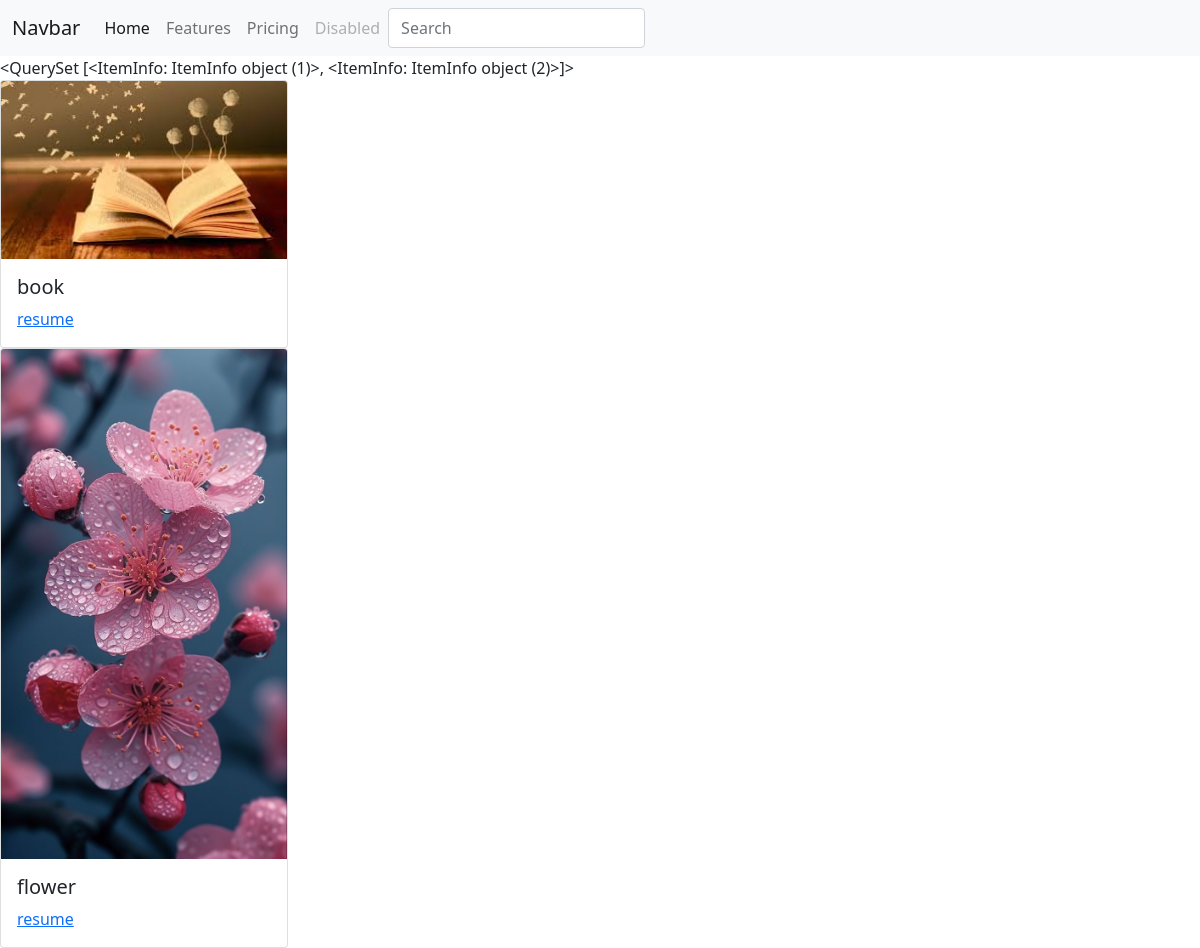
/showdata/, run on an earlier commit of the app's database.
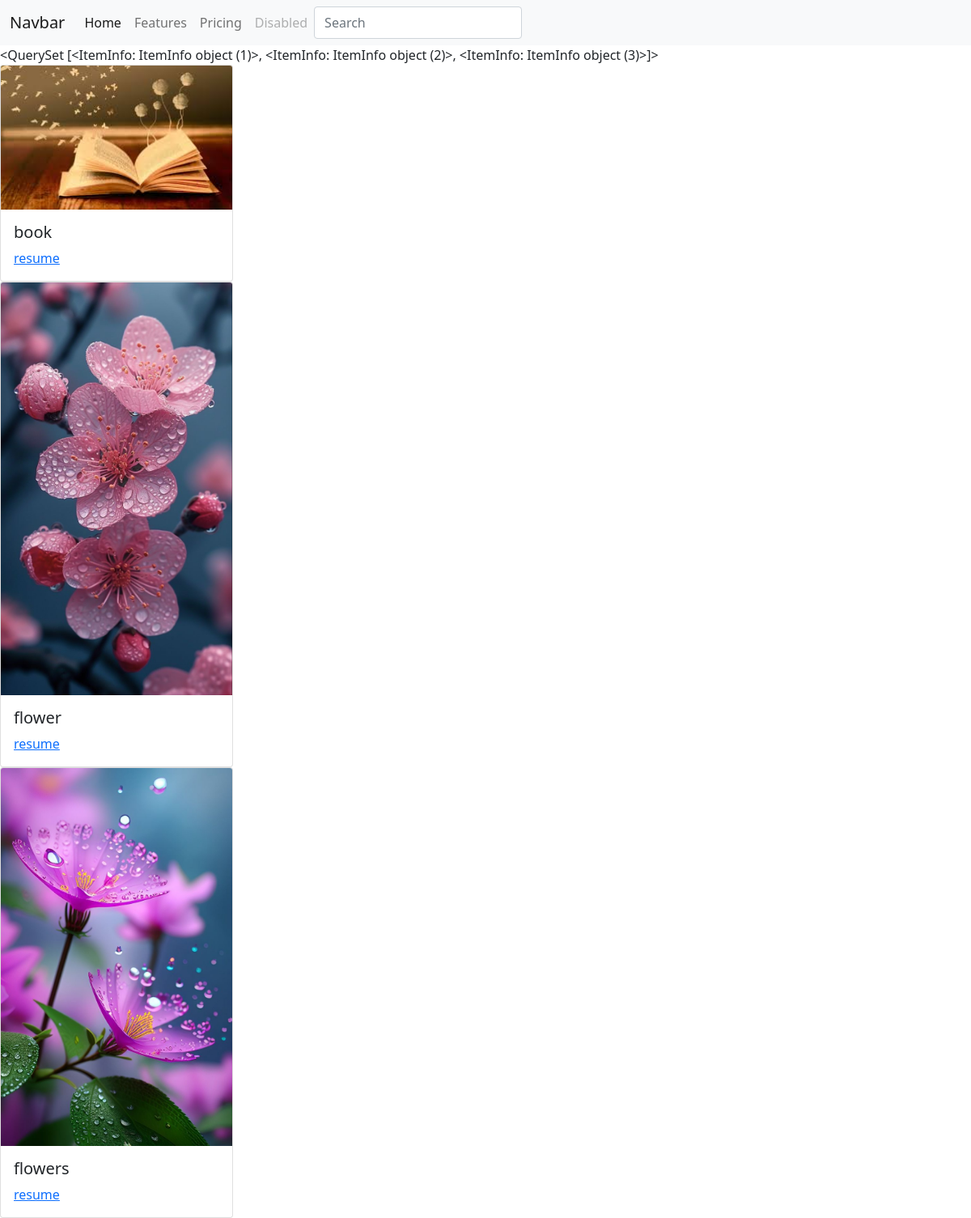
And on a later commit of the database.
### app/models.py (models this page shows)
class ItemInfo(models.Model):
    item_name=models.CharField(max_length=50)
    item_desc=models.CharField(max_length=50)
    item_price=models.IntegerField()
    item_image=models.ImageField(upload_to="image")
    item_file=models.FileField(upload_to="file")

### app/views.py (the view)
# urls.py: path("showdata/",showdata,name="showdata")
def showdata(request):
    data=ItemInfo.objects.all()
    return render(request,'dashboard.html',{'data':data})

### app/templates/dashboard.html (shortened to what this page needs)
<!DOCTYPE html>
<html lang="en">
<head>
    <link href="https://cdn.jsdelivr.net/npm/bootstrap@5.0.2/dist/css/bootstrap.min.css" rel="stylesheet">
</head>
<body>
    <nav class="navbar navbar-expand-lg navbar-light bg-light">
        <div class="container-fluid">
          <a class="navbar-brand" href="#">Navbar</a>
          <div class="collapse navbar-collapse" id="navbarNavAltMarkup">
            <div class="navbar-nav">
              <a class="nav-link active" aria-current="page" href="#">Home</a>
              <a class="nav-link" href="#">Features</a>
              <a class="nav-link" href="#">Pricing</a>
              <a class="nav-link disabled" href="#" tabindex="-1" aria-disabled="true">Disabled</a>
              <input class="form-control me-2" type="search" placeholder="Search" aria-label="Search">
            </div>
          </div>
        </div>
      </nav>
        {{data}}
    {% for i in data %}
        <div class="card" style="width: 18rem;">
            <img src="{{i.item_image.url}}" class="card-img-top" alt="...">
            <div class="card-body">
              <h5 class="card-title">{{i.item_name}}</h5>
              <a href="{{i.item_file.url}}" class="card-link">resume</a>
            </div>
          </div>
    {% endfor %}
</body>
</html>

What changed in the data, as far as the page shows it:
computed for ItemInfo "book": id "<QuerySet [<ItemInfo: ItemInfo object (1)>, <ItemInfo: ItemInfo object (2)>]>" → "<QuerySet [<ItemInfo: ItemInfo object (1)>, <ItemInfo: ItemInfo object (2)>, <ItemInfo: ItemInfo object (3)>]>"
added ItemInfo: item_image (picture), item_name "flowers"
